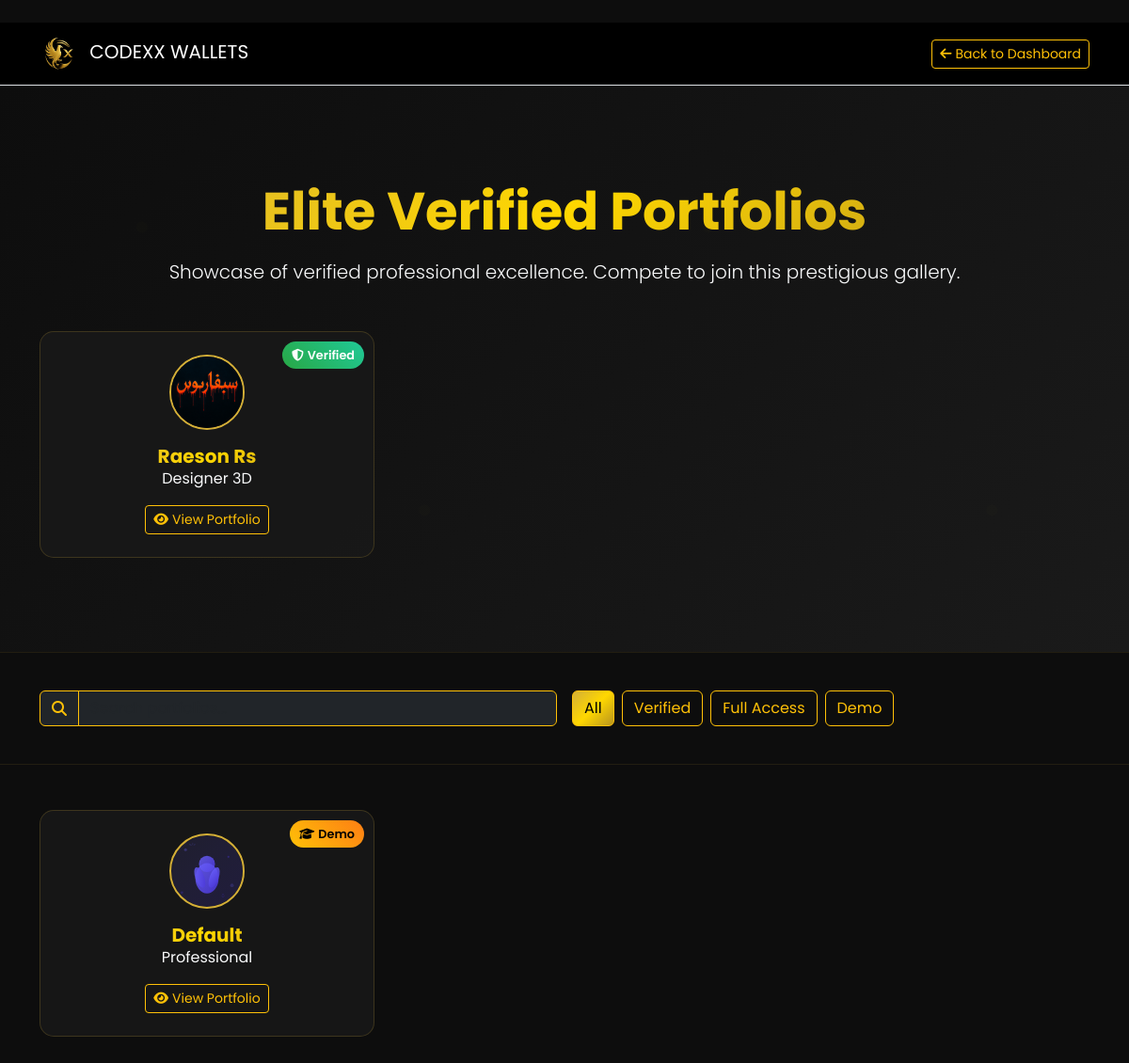
Screenshot of /catalog (signed in) with the database file from the repository.
### models.py (models this page shows)
class Workspace(db.Model):
    __tablename__ = 'workspaces'
    id = db.Column(db.String(36), primary_key=True, default=lambda: str(uuid.uuid4()))
    name = db.Column(db.String(255), nullable=False)
    slug = db.Column(db.String(255), unique=True, nullable=False)
    description = db.Column(db.Text)
    plan = db.Column(db.String(50), default='pro')
    title = db.Column(db.String(255))
    photo = db.Column(db.String(500))
    about = db.Column(db.Text)
    contact = db.Column(SafeJSON, default={})  # {email, phone, location}
    social = db.Column(SafeJSON, default={})  # {linkedin, github, twitter, facebook, etc}
    settings = db.Column(SafeJSON, default={'theme': 'luxury-gold'})
    created_at = db.Column(db.DateTime, default=datetime.utcnow)
    updated_at = db.Column(db.DateTime, default=datetime.utcnow, onupdate=datetime.utcnow)
    users = db.relationship('User', backref='workspace', lazy=True, cascade='all, delete-orphan')
    projects = db.relationship('Project', backref='workspace', lazy=True, cascade='all, delete-orphan')
    skills = db.relationship('Skill', backref='workspace', lazy=True, cascade='all, delete-orphan')
    clients = db.relationship('Client', backref='workspace', lazy=True, cascade='all, delete-orphan')
    messages = db.relationship('Message', backref='workspace', lazy=True, cascade='all, delete-orphan')
    visitor_logs = db.relationship('VisitorLog', backref='workspace', lazy=True, cascade='all, delete-orphan')

### blueprints/pages/routes.py (the view)
@pages_bp.route('/catalog')
@login_required
def catalog():
    data = load_data()
    portfolios = data.get('portfolios', {})
    users = data.get('users', [])
    user_status_map = {u['username']: u for u in users}
    verified_portfolios = []
    demo_portfolios = []
    full_portfolios = []
    for username, port in portfolios.items():
        if username == 'admin':
            continue
        user_info = user_status_map.get(username, {})
        is_verified = user_info.get('is_verified', False)
        is_demo = user_info.get('is_demo', True)
        port['username'] = username
        port['is_verified'] = is_verified
        port['is_demo'] = is_demo
        if is_verified:
            verified_portfolios.append(port)
        elif is_demo:
            demo_portfolios.append(port)
        else:
            full_portfolios.append(port)
    return render_template('catalog.html',
                           verified_portfolios=verified_portfolios,
                           demo_portfolios=demo_portfolios,
                           full_portfolios=full_portfolios)

### utils/data.py (called while the page is built)
def get_workspace_by_username(username):
    return Workspace.query.filter_by(slug=username).first()

def client_to_dict(client):
    return {
        'id': client.id,
        'name': client.name,
        'email': client.email or '',
        'phone': client.phone or '',
        'company': client.company or '',
        'project_title': client.project_title or '',
        'project_description': client.project_description or '',
        'status': client.status or 'lead',
        'price': client.price or '',
        'deadline': client.deadline.strftime('%Y-%m-%d') if client.deadline else None,
        'start_date': client.start_date.strftime('%Y-%m-%d') if client.start_date else None,
        'notes': client.notes or '',
        'created_at': client.created_at.strftime('%Y-%m-%d %H:%M:%S') if client.created_at else None,
        'status_updated_at': client.status_updated_at.strftime('%Y-%m-%d %H:%M:%S') if client.status_updated_at else None
    }

def message_to_dict(message):
    return {
        'id': message.id,
        'name': message.name,
        'email': message.email,
        'message': message.message,
        'read': message.is_read,
        'category': message.category or 'portfolio',
        'sender_id': message.sender_id,
        'receiver_id': message.receiver_id,
        'date': message.created_at.strftime('%Y-%m-%d %H:%M:%S') if message.created_at else None
    }

def user_to_dict(user):
    return {
        'id': user.id,
        'username': user.username,
        'email': user.email,
        'password_hash': user.password_hash,
        'role': user.role,
        'is_demo': user.is_demo,
        'is_verified': user.is_verified,
        'must_change_password': user.must_change_password,
        'created_at': user.created_at.strftime('%Y-%m-%d %H:%M:%S') if user.created_at else None
    }

### utils/ui_helpers.py (called while the page is built)
def get_blueprint_styles(blueprint_name: Optional[str]) -> List[str]:
    if not blueprint_name:
        return []
    blueprint_css_map = {
        'dashboard': [
            'css/pages/dashboard.css',
        ],
        'auth': [
            'css/pages/auth.css',
        ],
        'pages': [
            'css/pages/public.css',
        ],
        'portfolio': [
        ],
    }
    return blueprint_css_map.get(blueprint_name, [])

### templates/catalog.html (shortened to what this page needs)
﻿<!DOCTYPE html>
<html lang="en" data-portfolio-theme="luxury-gold">
<head>
    <link href="https://cdn.jsdelivr.net/npm/bootstrap@5.3.0/dist/css/bootstrap.min.css" rel="stylesheet">
    <link rel="stylesheet" href="https://cdnjs.cloudflare.com/ajax/libs/font-awesome/6.4.0/css/all.min.css">
</head>
<body>
    <nav class="navbar navbar-expand-lg navbar-dark bg-black border-bottom border-gold">
        <div class="container">
            <a class="navbar-brand" href="#">
                <img src="{{ url_for('static', filename='logo/logo.png') }}" alt="Codexx Wallets" class="navbar-logo me-2" style="height: 40px;">
                CODEXX WALLETS
            </a>
            <div class="ms-auto">
                <a href="{{ url_for('dashboard.index') }}" class="btn btn-outline-warning btn-sm">
                    <i class="fas fa-arrow-left me-1"></i>Back to Dashboard
                </a>
            </div>
        </div>
    </nav>
    <section class="hero-section">
        <div class="container">
            <div class="text-center mb-5">
                <h1 class="display-4 gold-text mb-3">Elite Verified Portfolios</h1>
                <p class="lead text-light">Showcase of verified professional excellence. Compete to join this prestigious gallery.</p>
            </div>
            {% if verified_portfolios %}
            <div class="row g-4">
                {% for portfolio in verified_portfolios[:6] %}
                <div class="col-lg-4 col-md-6">
                    <div class="portfolio-card position-relative">
                        <div class="status-badge verified">
                            <i class="fas fa-shield-alt me-1"></i>Verified
                        </div>
                        <div class="card-body text-center p-4">
                            <img src="{{ url_for('static', filename=portfolio.photo.replace('static/', '')) if portfolio.photo and portfolio.photo.startswith('static/') else (portfolio.photo or url_for('static', filename='assets/profile-placeholder.svg')) }}"
                                 alt="{{ portfolio.name }}" class="portfolio-avatar rounded-circle mb-3">
                            <h5 class="card-title gold-text">{{ portfolio.name }}</h5>
                            <p class="card-text text-light mb-3">{{ portfolio.title or 'Professional' }}</p>
                            <a href="{{ url_for('portfolio.user_portfolio', username=portfolio.username) }}" class="btn btn-outline-warning btn-sm">
                                <i class="fas fa-eye me-1"></i>View Portfolio
                            </a>
                        </div>
                    </div>
                </div>
                {% endfor %}
            </div>
            {% else %}
            <div class="text-center">
                <p class="text-muted">No verified portfolios yet. Be the first to get verified!</p>
            </div>
            {% endif %}
        </div>
    </section>
    <section class="search-section">
        <div class="container">
            <div class="row g-3 align-items-center">
                <div class="col-md-6">
                    <div class="input-group">
                        <span class="input-group-text bg-dark border-warning text-warning">
                            <i class="fas fa-search"></i>
                        </span>
                        <input type="text" id="searchInput" class="form-control bg-dark border-warning text-light" placeholder="Search portfolios...">
                    </div>
                </div>
                <div class="col-md-6">
                    <div class="d-flex gap-2 flex-wrap">
                        <button class="btn btn-outline-warning filter-btn active" data-filter="all">All</button>
                        <button class="btn btn-outline-warning filter-btn" data-filter="verified">Verified</button>
                        <button class="btn btn-outline-warning filter-btn" data-filter="full">Full Access</button>
                        <button class="btn btn-outline-warning filter-btn" data-filter="demo">Demo</button>
                    </div>
                </div>
            </div>
        </div>
    </section>
    <section class="py-5">
        <div class="container">
            <div class="row g-4" id="portfoliosContainer">
                {% for portfolio in demo_portfolios %}
                <div class="col-lg-4 col-md-6 portfolio-item" data-status="demo">
                    <div class="portfolio-card position-relative">
                        <div class="status-badge demo">
                            <i class="fas fa-graduation-cap me-1"></i>Demo
                        </div>
                        <div class="card-body text-center p-4">
                            <img src="{{ url_for('static', filename=portfolio.photo.replace('static/', '')) if portfolio.photo and portfolio.photo.startswith('static/') else (portfolio.photo or url_for('static', filename='assets/profile-placeholder.svg')) }}"
                                 alt="{{ portfolio.name }}" class="portfolio-avatar rounded-circle mb-3">
                            <h5 class="card-title gold-text">{{ portfolio.name }}</h5>
                            <p class="card-text text-light mb-3">{{ portfolio.title or 'Professional' }}</p>
                            <a href="{{ url_for('portfolio.user_portfolio', username=portfolio.username) }}" class="btn btn-outline-warning btn-sm">
                                <i class="fas fa-eye me-1"></i>View Portfolio
                            </a>
                        </div>
                    </div>
                </div>
                {% endfor %}
            </div>
        </div>
    </section>
</body>
</html>

### templates/catalog.html (style rules this page uses)
:root { --primary-gold: #D4AF37; --bg-black: #0d0d0d; --card-bg: #1a1a1a; --gold-gradient: linear-gradient(135deg, #D4AF37 0%, #FFD700 50%, #B8941F 100%); }
body { background-color: var(--bg-black); color: #ffffff; font-family: 'Poppins', sans-serif; }
.gold-text { background: var(--gold-gradient); -webkit-background-clip: text; background-clip: text; -webkit-text-fill-color: transparent; font-weight: 700; }
.hero-section { background: linear-gradient(135deg, #0d0d0d 0%, #1a1a1a 100%); padding: 100px 0; position: relative; overflow: hidden; }
.hero-section::before { content: ''; position: absolute; top: 0; left: 0; right: 0; bottom: 0; opacity: 0.1; }
.portfolio-card { background: rgba(26, 26, 26, 0.8); border: 1px solid rgba(212, 175, 55, 0.2); border-radius: 15px; transition: all 0.3s ease; overflow: hidden; height: 100%; }
.portfolio-avatar { width: 80px; height: 80px; object-fit: cover; border: 2px solid var(--primary-gold); }
.status-badge { position: absolute; top: 10px; right: 10px; padding: 5px 10px; border-radius: 20px; font-size: 0.8rem; font-weight: 600; }
.verified { background: linear-gradient(45deg, #28a745, #20c997); color: white; }
.demo { background: linear-gradient(45deg, #ffc107, #fd7e14); color: black; }
.search-section { background: rgba(13, 13, 13, 0.95); padding: 40px 0; border-top: 1px solid rgba(212, 175, 55, 0.1); border-bottom: 1px solid rgba(212, 175, 55, 0.1); }
.filter-btn.active { background: var(--gold-gradient); color: black; }

### rows the page displays
Workspace: photo (picture), name "Raeson Rs", title "Designer 3D"
Workspace: name "Default", title "Professional"
